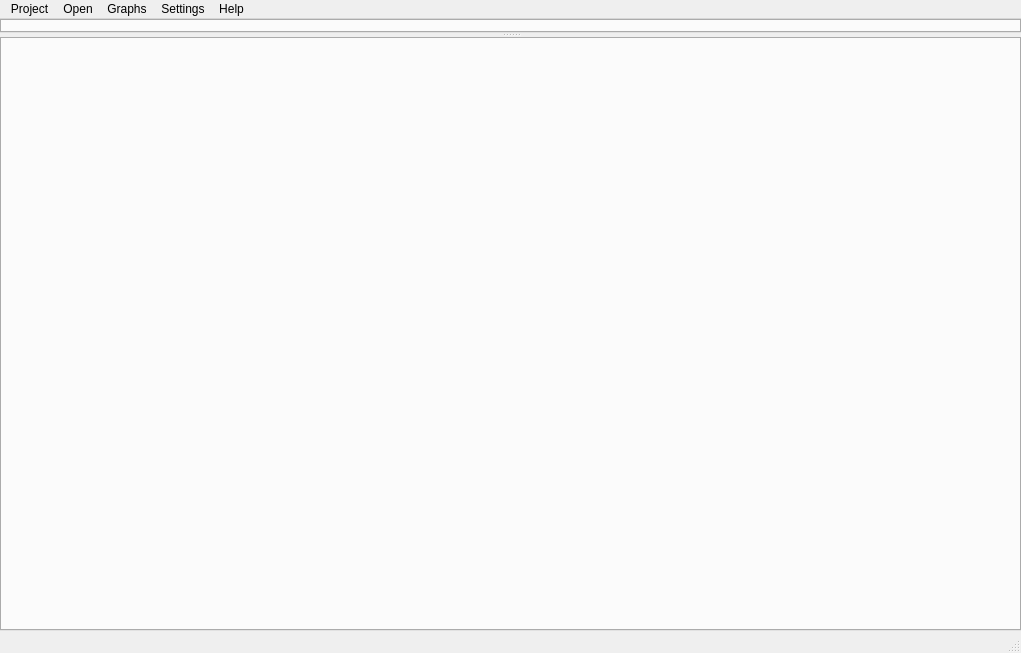
<?xml version="1.0" encoding="UTF-8"?>
<ui version="4.0">
 <class>MainWindow</class>
 <widget class="QMainWindow" name="MainWindow">
  <property name="geometry">
   <rect>
    <x>0</x>
    <y>0</y>
    <width>1021</width>
    <height>653</height>
   </rect>
  </property>
  <property name="windowTitle">
   <string>Pypeline 3.0</string>
  </property>
  <property name="dockNestingEnabled">
   <bool>false</bool>
  </property>
  <property name="dockOptions">
   <set>QMainWindow::AnimatedDocks</set>
  </property>
  <widget class="QWidget" name="centralwidget">
   <layout class="QVBoxLayout" name="verticalLayout">
    <property name="leftMargin">
     <number>0</number>
    </property>
    <property name="topMargin">
     <number>0</number>
    </property>
    <property name="rightMargin">
     <number>0</number>
    </property>
    <property name="bottomMargin">
     <number>0</number>
    </property>
    <item>
     <widget class="QSplitter" name="splitter">
      <property name="orientation">
       <enum>Qt::Vertical</enum>
      </property>
      <widget class="QTabWidget" name="graphTab">
       <property name="tabsClosable">
        <bool>true</bool>
       </property>
       <property name="movable">
        <bool>true</bool>
       </property>
      </widget>
      <widget class="QWidget" name="secondWidget" native="true">
       <layout class="QVBoxLayout" name="verticalLayout_2">
        <property name="leftMargin">
         <number>0</number>
        </property>
        <property name="topMargin">
         <number>0</number>
        </property>
        <property name="rightMargin">
         <number>0</number>
        </property>
        <property name="bottomMargin">
         <number>0</number>
        </property>
        <item>
         <widget class="QTabWidget" name="tabWidget">
          <property name="tabPosition">
           <enum>QTabWidget::West</enum>
          </property>
          <property name="currentIndex">
           <number>-1</number>
          </property>
         </widget>
        </item>
       </layout>
      </widget>
     </widget>
    </item>
   </layout>
  </widget>
  <widget class="QMenuBar" name="menubar">
   <property name="enabled">
    <bool>true</bool>
   </property>
   <property name="geometry">
    <rect>
     <x>0</x>
     <y>0</y>
     <width>1021</width>
     <height>21</height>
    </rect>
   </property>
   <widget class="QMenu" name="menuHelp">
    <property name="title">
     <string>Help</string>
    </property>
    <addaction name="actionVars"/>
    <addaction name="actionHotkeys"/>
    <addaction name="actionHelp"/>
    <addaction name="separator"/>
    <addaction name="actionAbout"/>
   </widget>
   <widget class="QMenu" name="menuPrefs">
    <property name="title">
     <string>Settings</string>
    </property>
    <addaction name="actionLocalSettings"/>
    <addaction name="actionProjectSettings"/>
    <addaction name="actionHuds"/>
    <addaction name="actionImport_Types"/>
    <addaction name="actionDownload"/>
   </widget>
   <widget class="QMenu" name="menuOpen">
    <property name="title">
     <string>Open</string>
    </property>
    <widget class="QMenu" name="menuFavorites">
     <property name="title">
      <string>Favorites</string>
     </property>
    </widget>
    <widget class="QMenu" name="menuGraphTemplates">
     <property name="title">
      <string>Graph Templates</string>
     </property>
    </widget>
    <addaction name="menuGraphTemplates"/>
    <addaction name="menuFavorites"/>
   </widget>
   <widget class="QMenu" name="menuProject">
    <property name="title">
     <string>Project</string>
    </property>
   </widget>
   <widget class="QMenu" name="menuCreate">
    <property name="title">
     <string>Graphs</string>
    </property>
    <addaction name="actionManageGraphs"/>
    <addaction name="actionAutomation"/>
   </widget>
   <addaction name="menuProject"/>
   <addaction name="menuOpen"/>
   <addaction name="menuCreate"/>
   <addaction name="menuPrefs"/>
   <addaction name="menuHelp"/>
  </widget>
  <widget class="QStatusBar" name="status"/>
  <action name="actionOpen">
   <property name="text">
    <string>open...</string>
   </property>
   <property name="toolTip">
    <string>openqsqs</string>
   </property>
  </action>
  <action name="actionHotkeys">
   <property name="text">
    <string>Hotkeys</string>
   </property>
  </action>
  <action name="actionToDo">
   <property name="text">
    <string>ToDo</string>
   </property>
  </action>
  <action name="actionAbout">
   <property name="text">
    <string>About</string>
   </property>
  </action>
  <action name="actionNew">
   <property name="text">
    <string>New</string>
   </property>
  </action>
  <action name="actionSave">
   <property name="text">
    <string>Save</string>
   </property>
  </action>
  <action name="actionSaveAs">
   <property name="text">
    <string>Save as...</string>
   </property>
  </action>
  <action name="actionQuit">
   <property name="text">
    <string>Quit</string>
   </property>
  </action>
  <action name="actionTypes">
   <property name="text">
    <string>Types...</string>
   </property>
  </action>
  <action name="actionOptions">
   <property name="text">
    <string>Options...</string>
   </property>
  </action>
  <action name="actionFilter_by_user">
   <property name="checkable">
    <bool>true</bool>
   </property>
   <property name="checked">
    <bool>true</bool>
   </property>
   <property name="text">
    <string>Filter by user</string>
   </property>
  </action>
  <action name="actionMinuscule2">
   <property name="checkable">
    <bool>true</bool>
   </property>
   <property name="checked">
    <bool>true</bool>
   </property>
   <property name="text">
    <string>Minuscule2</string>
   </property>
  </action>
  <action name="actionP001">
   <property name="text">
    <string>P001</string>
   </property>
  </action>
  <action name="actionPlamree">
   <property name="text">
    <string>Palmtree</string>
   </property>
  </action>
  <action name="actionCoxi">
   <property name="text">
    <string>Coxi</string>
   </property>
  </action>
  <action name="actionToto_test">
   <property name="text">
    <string>toto_test</string>
   </property>
  </action>
  <action name="actionNew_2">
   <property name="text">
    <string>new...</string>
   </property>
   <property name="font">
    <font>
     <italic>true</italic>
    </font>
   </property>
  </action>
  <action name="actionTcherno">
   <property name="text">
    <string>tcherno</string>
   </property>
  </action>
  <action name="actionTutu">
   <property name="text">
    <string>tutu</string>
   </property>
  </action>
  <action name="actionGet_selection">
   <property name="text">
    <string>get selection...</string>
   </property>
  </action>
  <action name="actionNew_dir">
   <property name="text">
    <string>manage...</string>
   </property>
  </action>
  <action name="actionHaha">
   <property name="text">
    <string>haha</string>
   </property>
  </action>
  <action name="actionHoho">
   <property name="text">
    <string>hoho</string>
   </property>
  </action>
  <action name="actionVars">
   <property name="text">
    <string>Environment Vars</string>
   </property>
  </action>
  <action name="actionAddProject">
   <property name="text">
    <string>Add...</string>
   </property>
  </action>
  <action name="actionLocalSettings">
   <property name="text">
    <string>Locals</string>
   </property>
  </action>
  <action name="actionSxsx">
   <property name="text">
    <string>sxsx</string>
   </property>
  </action>
  <action name="actionSxsx_2">
   <property name="text">
    <string>sxsx</string>
   </property>
  </action>
  <action name="actionDdd">
   <property name="text">
    <string>ddd</string>
   </property>
  </action>
  <action name="actionProjectSettings">
   <property name="text">
    <string>Project</string>
   </property>
  </action>
  <action name="actionManageGraphs">
   <property name="text">
    <string>Manage Graphs...</string>
   </property>
  </action>
  <action name="actionAutomation">
   <property name="text">
    <string>Automation...</string>
   </property>
  </action>
  <action name="actionHelp">
   <property name="text">
    <string>Help</string>
   </property>
  </action>
  <action name="actionTypeSettings">
   <property name="text">
    <string>Types</string>
   </property>
  </action>
  <action name="actionImport_Types">
   <property name="text">
    <string>Transfert</string>
   </property>
  </action>
  <action name="actionEded">
   <property name="text">
    <string>eded</string>
   </property>
  </action>
  <action name="actionHuds">
   <property name="text">
    <string>Huds</string>
   </property>
  </action>
  <action name="actionDownload">
   <property name="text">
    <string>Download</string>
   </property>
  </action>
 </widget>
 <resources/>
 <connections/>
</ui>
